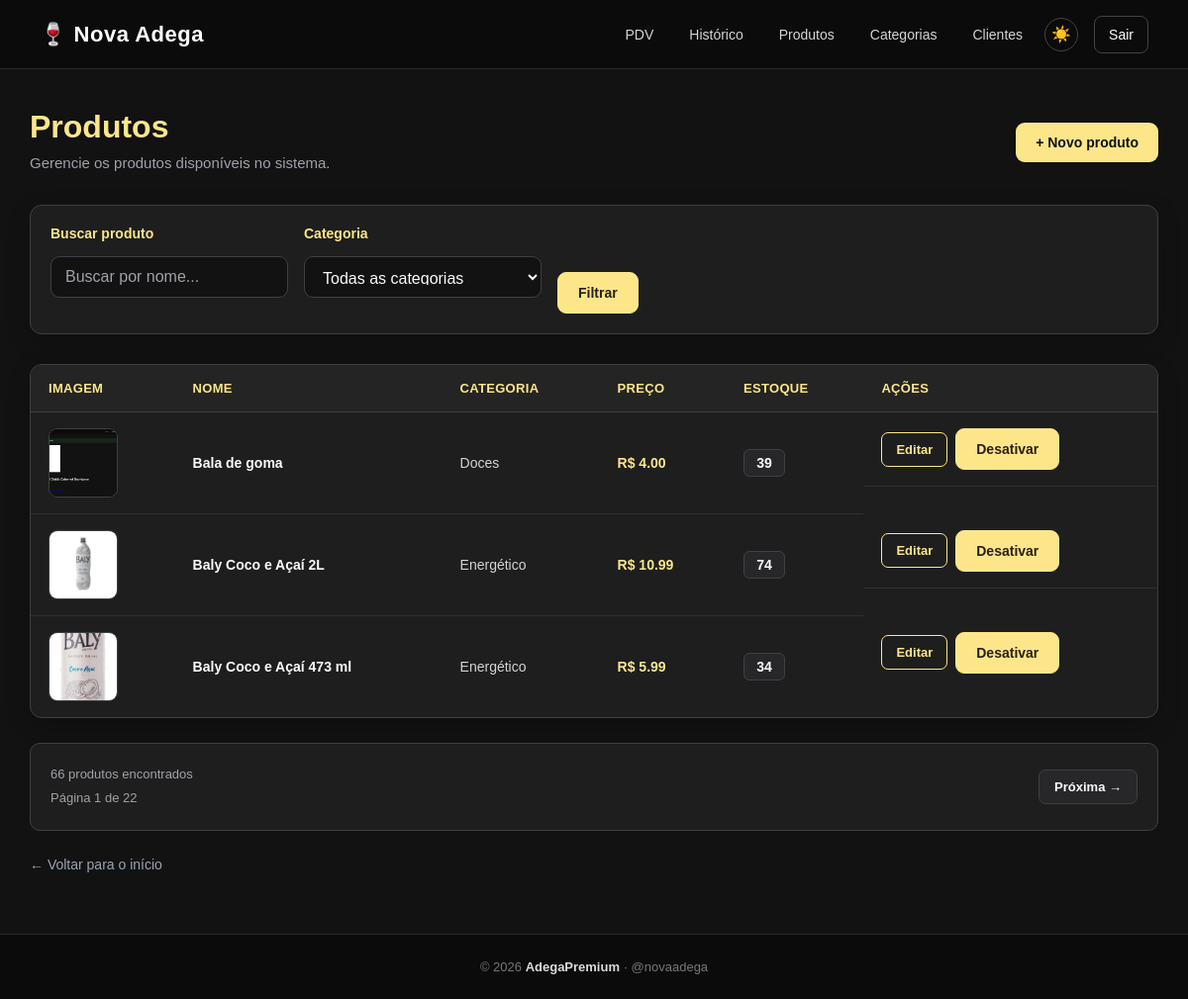
The page /produtos/ (signed in) on the database its author committed.
### app/models/produto.py (models this page shows, shortened)
class Produto(Base):
    __tablename__ = "produtos"
    id = Column(Integer, primary_key=True, autoincrement=True, index=True)
    nome = Column(String(150), nullable=False, index=True)
    preco = Column(Float, nullable=False, default=0.0)
    estoque_atual = Column(Integer, nullable=False, default=0)
    ativo = Column(Boolean, default=True)
    imagem_path = Column(String(255), nullable=True)
    categoria_id = Column(Integer, ForeignKey("categorias.id", ondelete="SET NULL"), nullable=True )
    categoria = relationship("Categoria", back_populates="produtos")

### app/models/categoria.py (models this page shows)
class Categoria(Base):
    __tablename__ = "categorias"
    id = Column(
        Integer,
        primary_key=True,
        autoincrement=True,
        index=True
    )
    nome = Column(
        String(100),
        nullable=False,
        unique=True
    )
    ativo = Column(
        Boolean,
        nullable=False,
        default=True
    )
    produtos = relationship(
        "Produto",
        back_populates="categoria",
        lazy="select"
    )

### app/controllers/produto_controller.py (the view)
@router.get("/")
def listar_produtos(
    request: Request,
    busca: str = "",
    categoria_id: int = 0,       # 0 = todas as categorias
    pagina: int = 1,
    por_pagina: int = 3,
    db: Session = Depends(get_db),
    usuario = Depends(get_usuario_logado)
):
    query = db.query(Produto).filter(Produto.ativo == True)
    if busca:
        query = query.filter(Produto.nome.ilike(f"%{busca}%"))
    if categoria_id:
        query = query.filter(Produto.categoria_id == categoria_id)
    query = query.order_by(Produto.nome)
    total_produtos = query.count()
    pagina = max(pagina, 1)
    por_pagina = max(por_pagina, 1)
    total_paginas = math.ceil(total_produtos / por_pagina)if total_produtos else 1
    offset = (pagina - 1) * por_pagina
    produtos = query.offset(offset).limit(por_pagina).all()
    categorias  = db.query(Categoria).filter(Categoria.ativo == True).all()
    return templates.TemplateResponse(
        request,
        "produtos/index.html",
        {
            "request":      request,
            "usuario":      usuario,
            "produtos":     produtos,
            "categorias":   categorias,
            "busca":        busca,
            "categoria_id": categoria_id,
            "pagina":          pagina,
            "por_pagina":      por_pagina,
            "total_produtos":  total_produtos,
            "total_paginas":   total_paginas
        }
    )

### app/templates/produtos/index.html (shortened to what this page needs)
{% extends "base.html" %}
{% block styles %}
<link rel="stylesheet" href="/static/CSS/produtos.css">
{% endblock %}
{% block content %}
<main class="container">
    <div class="titulo-pagina">
        <div>
            <h1>
                {% if categoria_selecionada %}
                {{ categoria_selecionada }}
                {% else %}
                Produtos
                {% endif %}
            </h1>
            <p>
                {% if categoria_selecionada %}
                Produtos disponíveis nesta categoria.
                {% else %}
                Gerencie os produtos disponíveis no sistema.
                {% endif %}
            </p>
        </div>
        {% if usuario.role == 'admin' %}
        <a href="/produtos/novo" class="btn-novo">
            + Novo produto
        </a>
        {% endif %}
    </div>
    <form method="get" action="/produtos/" class="filtros">
        <div class="campo">
            <label for="busca">
                Buscar produto
            </label>
            <input type="text" id="busca" name="busca" placeholder="Buscar por nome..." value="{{ busca }}">
        </div>
        <div class="campo">
            <label for="categoria_id">
                Categoria
            </label>
            <select name="categoria_id" id="categoria_id">
                <option value="0">
                    Todas as categorias
                </option>
            </select>
        </div>
        <div class="acoes-filtro">
            <button type="submit" class="btn-filtrar">
                Filtrar
            </button>
        </div>
    </form>
    <div class="tabela-container">
        <table>
            <thead>
                <tr>
                    <th>
                        Imagem
                    </th>
                    <th>
                        Nome
                    </th>
                    <th>
                        Categoria
                    </th>
                    <th>
                        Preço
                    </th>
                    <th>
                        Estoque
                    </th>
                    <th>
                        Ações
                    </th>
                </tr>
            </thead>
            <tbody>
                {% for p in produtos %}
                <tr>
                    <td>
                        <img src="{{ p.imagem_url }}" alt="{{ p.nome }}" class="produto-imagem">
                    </td>
                    <td>
                        <a href="/produtos/{{ p.id }}" class="link-produto">
                            {{ p.nome }}
                        </a>
                    </td>
                    <td>
                        {{ p.categoria.nome if p.categoria else "—" }}
                    </td>
                    <td class="produto-preco">
                        R$
                        {{ "%.2f"|format(p.preco) }}
                    </td>
                    <td>
                        <span class="estoque">
                            {{ p.estoque_atual }}
                        </span>
                    </td>
                    <td class="acoes-produto">
                        {% if usuario.role == 'admin' %}
                        <a href="/produtos/{{ p.id }}/editar" class="btn-editar">
                            Editar
                        </a>
                        <form action="/produtos/{{ p.id }}/desativar" method="post" class="form-desativar"
                            onsubmit="return confirm('Desativar {{ p.nome }}?')">
                            <button type="submit" class="btn-desativar">
                                Desativar
                            </button>
                        </form>
                        {% else %}
                        —
                        {% endif %}
                    </td>
                </tr>
                {% endfor %}
            </tbody>
        </table>
    </div>
    {% if total_paginas > 1 %}
    <div class="paginacao">
        <div class="info-paginacao">
            <p>
                {{ total_produtos }} produtos encontrados
            </p>
            <p>
                Página {{ pagina }} de {{ total_paginas }}
            </p>
        </div>
        <div class="botoes-paginacao">
            {% if pagina < total_paginas %} <a
                href="/produtos/?pagina={{ pagina + 1 }}&por_pagina={{ por_pagina }}&busca={{ busca }}&categoria_id={{ categoria_id }}"
                class="btn-pagina">
                Próxima →
                </a>
                {% endif %}
        </div>
    </div>
    {% endif %}
    <div class="voltar-pagina">
        <a href="/">
            ← Voltar para o início
        </a>
    </div>
</main>
{% endblock %}

### app/templates/base.html (shortened to what this page needs)
<!DOCTYPE html>
<html lang="pt-BR" data-tema="escuro">
<head>
    <link rel="stylesheet" href="/static/CSS/home.css?v=8">
    {% block styles %}{% endblock %}
    <link rel="stylesheet" href="/static/CSS/voltar.css?v=2">
</head>
<body>
    {% block navbar %}
    <header class="navbar">
        <div class="logo">
            <a href="/">🍷 Nova Adega</a>
        </div>
        <div class="menu">
            <a href="/pdv/">PDV</a>
            <a href="/pdv/historico/">Histórico</a>
            <a href="/produtos/">Produtos</a>
            <a href="/categorias/">Categorias</a>
            <a href="/clientes/">Clientes</a>
            <button
                type="button"
                id="alternar-tema"
                class="botao-tema"
                aria-label="Ativar modo claro"
                title="Alternar modo claro/escuro"
            >☀️</button>
            <a href="/auth/logout" class="btn-sair">Sair</a>
        </div>
    </header>
    {% endblock %}
    <main class="page-wrapper">
        {% block content %}{% endblock %}
    </main>
    {% block footer %}
    <footer class="footer">
        <p>© 2026 <strong>AdegaPremium</strong> · @novaadega</p>
    </footer>
    {% endblock %}
</body>
</html>

### app/static/CSS/home.css (style rules this page uses)
* { box-sizing: border-box; }
html { min-height: 100%; }
body { margin: 0; padding: 0; min-height: 100vh; font-family: Arial, Helvetica, sans-serif; background: #121212; color: #f9fafb; display: flex; flex-direction: column; }
.navbar { width: 100%; min-height: 70px; padding: 0 40px; display: flex; align-items: center; justify-content: space-between; background: #0b0b0b; border-bottom: 1px solid #292929; flex-shrink: 0; }
.logo a { color: #ffffff; text-decoration: none; font-size: 22px; font-weight: 700; letter-spacing: 0.5px; transition: color 0.25s ease; }
.menu { display: flex; align-items: center; gap: 8px; }
.menu a { position: relative; color: #d4d4d4; text-decoration: none; padding: 10px 14px; border-radius: 8px; font-size: 14px; transition: color 0.25s ease, text-shadow 0.25s ease, transform 0.25s ease, background 0.25s ease; }
.menu a:not(.btn-sair)::after { content: ""; position: absolute; left: 50%; bottom: -4px; width: 0; height: 2px; background: #FDE68A; border-radius: 10px; box-shadow: 0 0 5px #FDE68A, 0 0 10px rgba(253, 230, 138, 0.7); transform: translateX(-50%); transition: width 0.25s ease; }
.menu .btn-sair { margin-left: 8px; border: 1px solid #444444; color: #ffffff; text-shadow: none; transform: none; transition: background 0.2s ease, color 0.2s ease, border-color 0.2s ease; }
.menu .btn-sair::after { display: none; }
.footer { width: 100%; margin-top: auto; padding: 25px 20px; text-align: center; background: #0b0b0b; border-top: 1px solid #292929; color: #777777; flex-shrink: 0; }
.footer p { margin: 0; font-size: 13px; }
.footer strong { color: #dddddd; }

### app/static/CSS/voltar.css (style rules this page uses)
.voltar, .voltar-pagina, .cliente-form-voltar, .voltar a, .voltar-pagina a { display: inline-flex !important; align-items: center !important; font-family: Arial, Helvetica, sans-serif !important; font-size: 14px !important; font-weight: 500 !important; line-height: 20px !important; color: #9CA3AF !important; text-decoration: none !important; padding: 0 !important; }
.voltar, .voltar-pagina { margin-top: 24px !important; }
.voltar a, .voltar-pagina a { margin: 0 !important; padding: 0 !important; font-family: Arial, Helvetica, sans-serif !important; font-size: 14px !important; font-weight: 500 !important; line-height: 20px !important; color: #9CA3AF !important; text-decoration: none !important; }

### app/templates/base.html (style rules this page uses)
.botao-tema { width: 34px; height: 34px; flex-shrink: 0; display: inline-flex; align-items: center; justify-content: center; border: 1px solid var(--borda, #444); border-radius: 50%; background: transparent; color: inherit; font-size: 16px; cursor: pointer; }

### rows shown on the page
Produto: imagem_url (picture), nome "Bala de goma", categoria "Doces", preco "4.00", estoque_atual "39"
Produto: imagem_url (picture), nome "Baly Coco e Açaí 2L", categoria "Energético", preco "10.99", estoque_atual "74"
Produto: imagem_url (picture), nome "Baly Coco e Açaí 473 ml", categoria "Energético", preco "5.99", estoque_atual "34"

### other values the page prints
{{ total_produtos }} "66"
{{ pagina }} "1"
{{ total_paginas }} "22"
